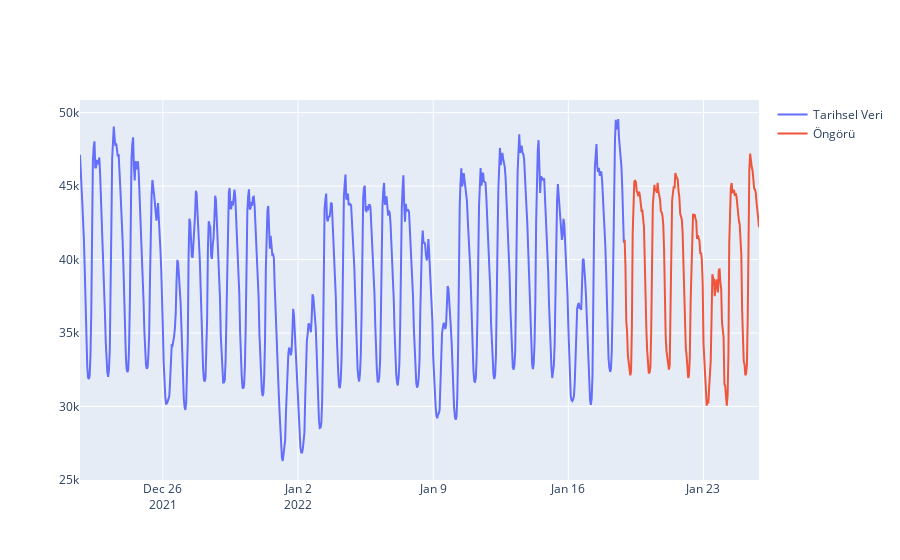

The notebook cell saved with this chart:
### Code cell
fig1 = go.Figure()
fig1.add_trace(go.Scatter(x=df_fe.date.iloc[-fh_new*5:],y=df_fe.consumption.iloc[-fh_new*5:],name='Tarihsel Veri',mode='lines'))
fig1.add_trace(go.Scatter(x=forecasted.index,y=forecasted['forecasting'],name='Öngörü',mode='lines'))

### Figure 1 — Plotly figure (JSON) as saved in the notebook; plotly's stock layout.template omitted (floating-point values rounded to 4 significant figures; data arrays with more than 128 entries replaced by an {"elided": "..."} marker saying what was removed)
{"data": [{"mode": "lines", "name": "Tarihsel Veri", "type": "scatter", "x": {"elided": "845 str values"}, "y": {"elided": "845 float values"}}, {"mode": "lines", "name": "Öngörü", "type": "scatter", "x": {"elided": "168 str values"}, "y": {"elided": "168 float values"}}], "layout": {}}
